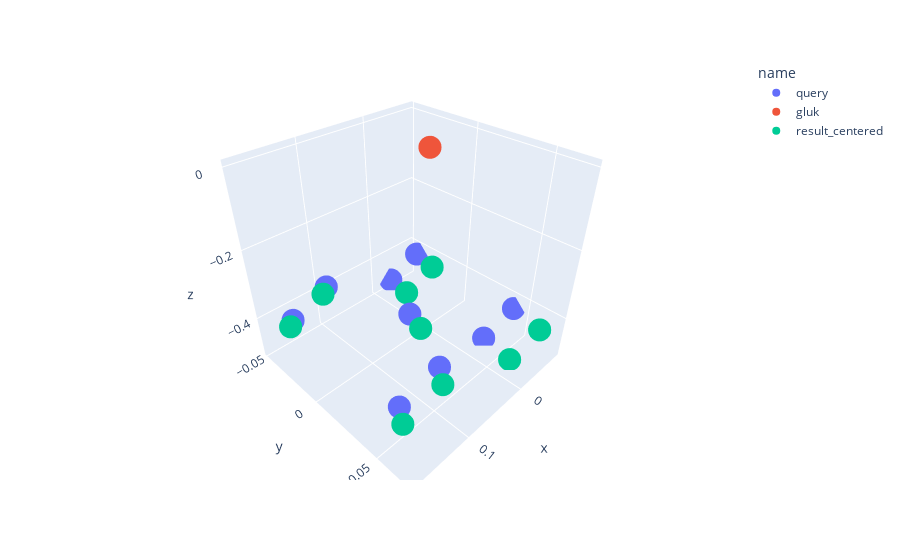

Notebook cell for this chart:
### Code cell
import plotly.express as px
import plotly.express as px
#df = points3d_result
fig = px.scatter_3d(points3d_df, x="x", y="y", z="z", color="name")
fig.show()

### Figure 1 — Plotly figure (JSON) as saved in the notebook; plotly's stock layout.template omitted (floating-point values rounded to 4 significant figures)
{"data": [{"hovertemplate": "name=query<br>x=%{x}<br>y=%{y}<br>z=%{z}<extra></extra>", "legendgroup": "query", "marker": {"color": "#636efa", "symbol": "circle"}, "mode": "markers", "name": "query", "scene": "scene", "showlegend": true, "type": "scatter3d", "x": [0.04668, -0.03032, 0.1702, -0.07434, 0.1262, -0.03282, 0.1677, -0.07684, 0.1237], "y": [0.006609, -0.04817, -0.0278, -0.04226, -0.02189, 0.03511, 0.05547, 0.04102, 0.06139], "z": [-0.4035, -0.4978, -0.3664, -0.4315, -0.3001, -0.5069, -0.3754, -0.4406, -0.3092]}, {"hovertemplate": "name=gluk<br>x=%{x}<br>y=%{y}<br>z=%{z}<extra></extra>", "legendgroup": "gluk", "marker": {"color": "#EF553B", "symbol": "circle"}, "mode": "markers", "name": "gluk", "scene": "scene", "showlegend": true, "type": "scatter3d", "x": [0, 0], "y": [0, 0], "z": [0, 0]}, {"hovertemplate": "name=result_centered<br>x=%{x}<br>y=%{y}<br>z=%{z}<extra></extra>", "legendgroup": "result_centered", "marker": {"color": "#00cc96", "symbol": "circle"}, "mode": "markers", "name": "result_centered", "scene": "scene", "showlegend": true, "type": "scatter3d", "x": [0.05822, -0.02397, 0.1807, -0.06589, 0.1388, -0.02232, 0.1823, -0.06424, 0.1404], "y": [0.02057, -0.02918, -0.02265, -0.02355, -0.01702, 0.05817, 0.06469, 0.0638, 0.07032], "z": [-0.3993, -0.4952, -0.3598, -0.4321, -0.2968, -0.5019, -0.3665, -0.4388, -0.3035]}], "layout": {"legend": {"title": {"text": "name"}, "tracegroupgap": 0}, "margin": {"t": 60}, "scene": {"domain": {"x": [0, 1], "y": [0, 1]}, "xaxis": {"title": {"text": "x"}}, "yaxis": {"title": {"text": "y"}}, "zaxis": {"title": {"text": "z"}}}}}
